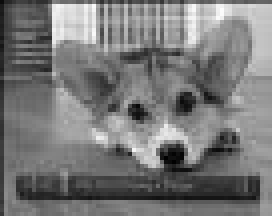
#> input picture Lab7/small-img.jpg, 68 x 54 px (shown 4 times larger)
$ jupyter execute --allow-errors Lab7.ipynb   (shell and % lines are left out)
#> lines starting #> are read from the running program, lines starting #| are printed output that depends on the picture
# Lab 7: Multirate Signal Processing and Signal Processing Applications
## Due Date: 05/02 @11:59pm

We will primarily focus on multirate signal processing - upsampling and downsampling - in this lab. We will wrap up the lab with a look at a signal processing application beyond the scope of ECE 310, but of interest in future signal processing courses.

## Multirate Signal Processing

In many signal processing applications, we would like to change the sampling rate of our digital system. This could mean either reducing or increasing our effective sampling rate. One possibility is to perform digital-to-analog (D/A) conversion, then resample our signal in the time domain to the desired rate. However, this process requires access to the desired resampling circuitry in addition to potential artifacts introduced by the D/A conversion and quantization effects when resampling the signal.

The preferred method is to perform rate conversion in the discrete sample domain. We may increase our sampling rate via a process known as upsampling or interpolation, while we may decrease our sampling rate using downsampling or decimation. In the following background sections, we will discuss the mathematical construction of upsampling and downsampling, and also discuss some practical considerations that must be made when working on multirate signal processing.

## Upsampling

Upsampling (or interpolation) by an integer factor of $U$ is accomplished by interpolating $U-1$ zeros between every entry in our original sequence. Let $x[n]$ be our original signal. Then our upsampled signal $y[n]$ will be as follows:

$$
y[n] = \begin{cases}
x\left[\frac{n}{U}\right],\quad n = \pm U, 2U, \ldots, kU\\
0, \quad \textrm{else}\\
\end{cases}
$$

$$
y[n] = \left[x[0]\quad\underbrace{0\quad 0\quad\ldots\quad0}_{U-1\textrm{ zeros}}\quad x[1]\quad\underbrace{0\quad 0\quad\ldots\quad0}_{U-1\textrm{ zeros}}\quad x[2]\quad\ldots\quad\right]
$$

The resulting DTFT for $y[n]$ may be derived as follows:

$$
Y_d(\omega) = \sum_{n=-\infty}^\infty y[n]e^{-j\omega n}
$$

$$
= \sum_{n=-\infty}^\infty x[n] e^{-j\omega nU}
$$

$$
Y_d(\omega) = X_d(U\omega).
$$

The second line above follows from the definition of $y[n]$ since the $n$'th value of $x[n]$ is actually the $Un$'th value of $y[n]$ and all other values of $y[n]$ are zero. Thus we see the resulting spectrum will be "compressed" along the frequency axis by a factor of $U$ while maintaining the same height. The issue here is that some of our adjacent $2\pi$ periodic copies of $X_d(\omega)$ will cross over into the central copy of $Y_d(\omega)$ after upsampling. This is readily apparent when we check that $Y_d(\pi) = X_d(\pi U)$, which must be greater than the $\pi$ limits of our central copy.

The simple solution is to place a low-pass filter after our upsampler to make sure we only extract the frequencies corresponding to the central copy of our original spectrum. We see that the bandwidth of this filter should be such that our cutoff frequency $\omega_c$ maps to $\pi$ in our original specturm $X_d(\omega)$. Thus, we would like $\omega_c = \frac{\pi}{U}$. Formally, our low-pass filter $A(\omega)$ will be given by

$$
A(\omega) = \begin{cases}
1, \quad |\omega| \leq \frac{\pi}{U}\\
0, \quad \frac{\pi}{U} < |\omega| \leq \pi\\
\end{cases}.
$$

This low-pass filter accomplishes the very important task of interpolating over the zeros we placed in between our original signal values. Think of the low-pass filter as "filling in the blanks" or inferring the newly interpolated information. In summary, upsampling by a factor $U$ involves interpolating $U-1$ zeros between each sample in our original signal and then low-pass filtering with a cutoff frequency of $\frac{\pi}{U}$ to prevent the inclusion of spurious frequencies presented by adjacent DTFT copies in the original signal.

## Downsampling

Downsampling (or decimation) by an integer factor $D$ is performed by only keeping every $D$'th sample in the original signal. Let $x[n]$ be our original signal. Our downsampled signal $y[n]$ is given by

$$
y[n] = x[Dn]
$$

$$
y[n] = \left[x[0]\quad x[D]\quad x[2D]\quad\ldots\quad\right]
$$

We will skip the derivation of $Y_d(\omega)$ since it is more involved than the derivation for the interpolation case. Refer to your ECE 310 textbook for the full details. The DTFT of our decimated signal $Y_d(\omega)$ is given by

$$
Y_d(\omega) = \frac{1}{D}\sum_{k=0}^{D-1}X_d\left(\frac{\omega - 2\pi k}{D}\right).
$$

Qualitatively, we see that the input spectrum will be scaled down by a factor of $\frac{1}{D}$ and the frequency axis is stretched by a factor of $D$. It is very important, however, to note that the above form assumes an appropriate anti-aliasing filter has been applied to the input signal prior to decimation. What should this filter look like? The anti-aliasing filter should remove all frequencies that would push into adjacent DTFT copies after decimation and cause aliasing. We know that the frequency axis will expand by a factor of $D$; thus, we know any frequencies beyond $\frac{\pi}{D}$ would stretch beyond $\pi$ and alias. Consequently, our anti-aliasing filter $H(\omega)$ should have the following form:

$$
H(\omega) = \begin{cases}
1, \quad |\omega| \leq \frac{\pi}{D}\\
0, \quad \frac{\pi}{D} < |\omega| \leq \pi\\
\end{cases}.
$$

We observe that if we have a multirate signal processing system that interpolates and decimates by the same factor, we will be able to use one filter for both upsampling and downsampling! The difference, of course, is that we filter before decimation and after interpolation. In summary, downsampling by a factor of $D$ requires us to first apply a low-pass anti-aliasing filter with cutoff frequency $\frac{\pi}{D}$ then discard (or decimate) every sample that is not located at a multiiple of $D$.

## Rate Conversion by $\frac{U}{D}$

One final topic we should mention is the concatenation of multiple rate conversion systems to achieve an arbitrary sampling rate. Suppose we would like to increase our sampling rate by a non-integer factor like $\frac{4}{3}$. How can you interpolate $\frac{1}{3}$ of a zero? You cannot! Instead, we may accomplish this new sampling rate by first upsampling by a factor of 4, then downsampling by a factor of 3. Furthermore, note that in this case the post-interpolation filter will have a cutoff frequency of $\frac{\pi}{4}$ and thus eliminate the need for our anti-aliasing filter before decimation since $\frac{\pi}{4}<\frac{\pi}{3}$! We may achieve any new sampling rate by the same procedure with appropriate anti-aliasing filters.

[cell 1]
#import libraries
import numpy as np
import matplotlib.pyplot as plt

from scipy import signal
from skimage.io import imread
from skimage.io import imsave

#Provided function with triangle magnitude spectrum
def toy_signal(w_c):
    N = 1000
    gain = 2*np.pi/w_c
    return gain * np.array([(np.sin(w_c/2*(n+1))/(np.pi*(n+1)))**2 if n+1 != 0 else (w_c/(2*np.pi))**2 for n in range(-N,N+1)])

## Exercise 1: Upsampling

We will begin by exploring and verifying the above theoretical discussion regarding upsampling.

a. Fill in the below function $\textrm{upsample}(U,x)$ to perform interpolation by a factor of $U$ on an input signal $x$. Verify your function correctly interpolates zeros by printing the provided test signal before and after upsampling for some integer $U$.

b. The provided function $\textrm{toy_signal}(\omega_c)$ creates a toy signal that has a triangular magnitude response with bandwidth $\omega_c$. More precisely, if our toy signal is given by $x$, the magnitude of the DTFT of this toy signal will be

$$
|X_d(\omega)| = \begin{cases}
-\left|\frac{\omega}{\omega_c}\right| + 1\,\quad |\omega| \leq \omega_c\\
0,\quad \omega_c \leq |\omega| \leq \pi\\
\end{cases}.
$$

Use the provided toy signal function to create a signal with bandwidth $\frac{\pi}{2}$ ($\omega_c = \frac{\pi}{2}$). Upsample this toy signal by a factor of $U=3$. Plot the magnitude of the FFT of the original and upsampled toy signals on separate subplots using $\textrm{np.fft.fft()}$. Hint: use $\textrm{np.fft.fftshift()}$ to zero-center the frequency spectrum and $\textrm{np.linspace()}$ to create your frequencies from $-\pi$ to $\pi$ for plotting.

c. Fill in the below function $\textrm{lowpass}(C)$ to create an appropriate low-pass filter that should follow interpolation by a factor of $C$. You may use $\textrm{signal.remez()}$ like in Lab 6 for Parks-McClellan filter design of a length 50 filter. You may also assume a transition bandwidth of $\frac{\pi}{10}$ (0.1 in normalized frequency). Apply your low-pass filter to your upsampled toy signal from part 1.(b). Plot the magnitude of the FFT of the filtered signal to verify the spurious DTFT copies have been removed by your filter. $\textbf{Note that this filtering function will also work as an anti-aliasing filter for decimation by a factor of } D$.

[cell 2]
#Fill in this function for part 1.a:
def upsample(U,x):
    upsampled = np.zeros(len(x) * U - 1)
    upsampled[::U] = x
    return upsampled

#Fill in this function for part 1.c:
def lowpass(C):
    bands = [0, (1/C) - 0.05, (1/C) + 0.05, 1]
    desired = [1, 0]
    lpf = signal.remez(50, bands, desired, fs = 2)
    return lpf

#Test code for part 1.a:
test_signal = np.array([1,2,3,4,5,6])
test_result = upsample(2, test_signal)
print('Original: ', test_signal)
print('Upsampled: ', test_result)

#Code for part 1.b:
up_toy = upsample(3, toy_signal(np.pi/2))
toy_fft = np.fft.fftshift(np.fft.fft(toy_signal(np.pi/2)))
up_fft = np.fft.fftshift(np.fft.fft(up_toy))
toy = np.linspace(-np.pi, np.pi, len(toy_fft))
up = np.linspace(-np.pi, np.pi, len(up_fft))

plt.figure(figsize = (16, 5))
plt.subplot(121)
plt.title("Toy Signal")
plt.xlabel("w")
plt.ylabel("Magnitude")
plt.plot(toy, abs(toy_fft))

plt.subplot(122)
plt.title("Upsampled Toy Signal")
plt.xlabel("w")
plt.ylabel("Magnitude")
plt.plot(up, abs(up_fft))

#Code for part 1.c:
lpf = lowpass(3)
fft_filter = np.fft.fftshift(np.fft.fft(np.convolve(up_toy, lpf)))
lpf_w = np.linspace(-np.pi, np.pi, len(fft_filter))

plt.figure(figsize=(16,5))
plt.title("Magnitude of the FFT of the Filtered Signal")
plt.xlabel("w")
plt.ylabel("Magnitude")
plt.plot(lpf_w, abs(fft_filter))
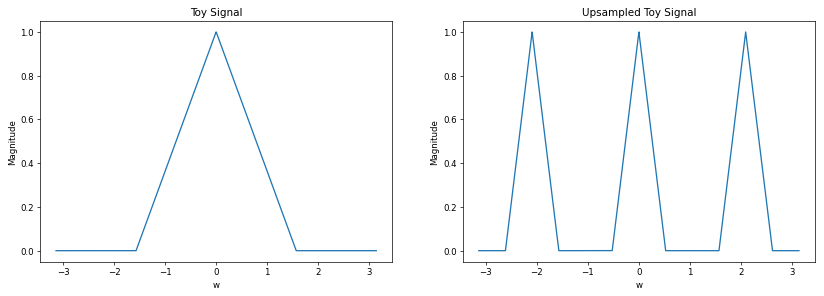
#> figure drawn by matplotlib, 2 panels; panel 1: curve peaks at x = 0, y = 1; panel 2: curve peaks at x = 0.000524, y = 1
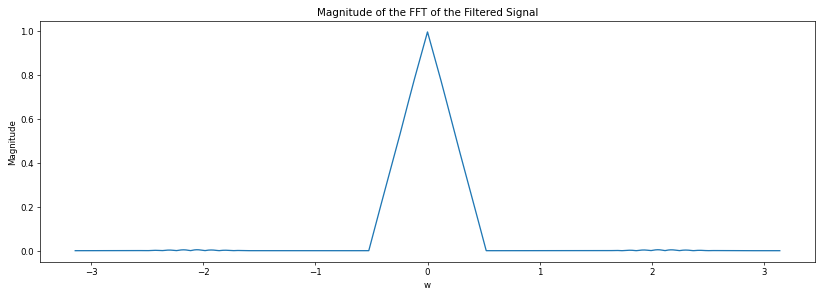
#> figure drawn by matplotlib, 1 panel; curve peaks at x = 0, y = 0.995

## Exercise 2: Downsampling

Now we will turn our attention to downsampling.

a. Fill in the below function $\textrm{downsample}(D,x)$ to perform decimation by a factor of $D$ on an input signal $x$. Verify your function correctly decimates by printing the provided test signal before and after downsampling for some integer $D$.

b. Use the provided toy signal function to create a signal with bandwidth $\frac{\pi}{2}$. Downsample this toy signal by a factor of $D=2$. Plot the magnitude of the FFT of the original and downsampled toy signals on separate subplots using $\textrm{np.fft.fft()}$ (do not forget to use $\textrm{np.fft.fftshift()}$ to center you FFT!). Do not worry about anti-aliasing filtering.

c. Use the provided toy signal function to create a signal with bandwidth $\frac{\pi}{2}$. Downsample this toy signal by a factor of $D=3$. Plot the magnitude of the FFT of the original and downsampled toy signals on separate subplots using $\textrm{np.fft.fft()}$. Do not worry about anti-aliasing filtering. Explain what is happening in the magnitude of the decimated signal's FFT.

d. Finally, let's use our upsampling, downsampling, and filtering functions to perform sampling rate conversion by a factor of $\frac{3}{5}$. This may be accomplished with two different schemes: downsampling followed by upsampling or upsampling followed by downsampling. These two schemes are not necessarily equivalent for a given input signal! Perform sampling rate conversion by a factor of $\frac{3}{5}$ using both schemes on a toy signal with bandwidth $\frac{\pi}{2}$. Plot the magnitude of the FFT for the final system output for each scheme. What are the differences between the two outputs? Which scheme do you think works best? Why? Note: remember to apply appropriate anti-aliasing and post-interpolation filters before and after downsampling and upsampling, respectively!

[cell 3]
#Fill in this function for part 2.a:
def downsample(D,x):
    downsampled = x[::D]
    return downsampled

#Test code for part 2.a:
test_signal = np.array([1,2,3,4,5,6])
test_result = downsample(2, test_signal)
print('Original: ', test_signal)
print('Downsampled: ', test_result)

#Code for part 2.b:
down_toy2 = downsample(2, toy_signal(np.pi/2))
toy_fft2 = np.fft.fftshift(np.fft.fft(toy_signal(np.pi/2)))
down_fft2 = np.fft.fftshift(np.fft.fft(down_toy2))
toy2 = np.linspace(-np.pi, np.pi, len(toy_fft2))
down2 = np.linspace(-np.pi, np.pi, len(down_fft2))

plt.figure(figsize = (16, 5))
plt.subplot(121)
plt.title("Toy Signal")
plt.xlabel("w")
plt.ylabel("Magnitude")
plt.plot(toy2, abs(toy_fft2))

plt.subplot(122)
plt.title("Downsampled Toy Signal")
plt.xlabel("w")
plt.ylabel("Magnitude")
plt.plot(down2, abs(down_fft2))

#Code for part 2.c:
down_toy2c = downsample(3, toy_signal(np.pi/2))
toy_fft2c = np.fft.fftshift(np.fft.fft(toy_signal(np.pi/2)))
down_fft2c = np.fft.fftshift(np.fft.fft(down_toy2c))
toy2c = np.linspace(-np.pi, np.pi, len(toy_fft2c))
down2c = np.linspace(-np.pi, np.pi, len(down_fft2c))

plt.figure(figsize = (16, 5))
plt.subplot(121)
plt.title("Toy Signal")
plt.xlabel("w")
plt.ylabel("Magnitude")
plt.plot(toy2c, abs(toy_fft2c))

plt.subplot(122)
plt.title("Downsampled Toy Signal")
plt.xlabel("w")
plt.ylabel("Magnitude")
plt.plot(down2c, abs(down_fft2c))

#Code for part 2.d:
up = upsample(3, toy_signal(np.pi/2))
lpf = lowpass(3)
res = np.fft.fftshift(np.fft.fft(downsample(5, np.convolve(up, lpf))))
lpf_w = np.linspace(-np.pi, np.pi, len(res))

plt.figure(figsize = (16,5))
plt.subplot(121)
plt.title("Up-Down")
plt.xlabel("w")
plt.ylabel("Magnitude")
plt.plot(lpf_w, abs(res))

lpf = lowpass(5)
down = downsample(5,np.convolve(toy_signal(np.pi/2), lpf))
up = upsample(3, down)
lpf = lowpass(3)

res = np.absolute(np.fft.fftshift(np.fft.fft(np.convolve(up, lpf))))
lpf_w = np.linspace(-np.pi, np.pi, len(res))

plt.subplot(122)
plt.title("Down-Up")
plt.xlabel("w")
plt.ylabel("Magnitude")
plt.plot(lpf_w, abs(res))
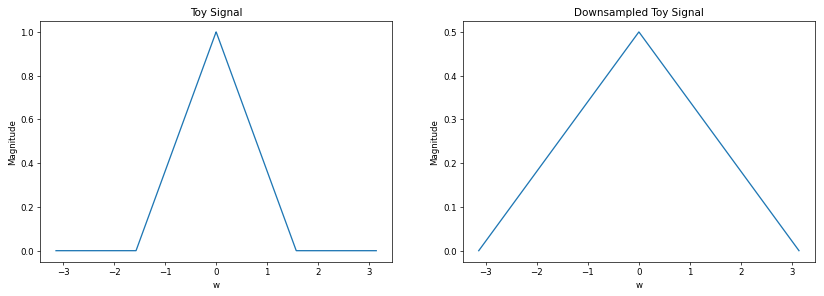
#> figure drawn by matplotlib, 2 panels; panel 1: curve peaks at x = 0, y = 1; panel 2: curve peaks at x = 0, y = 0.5
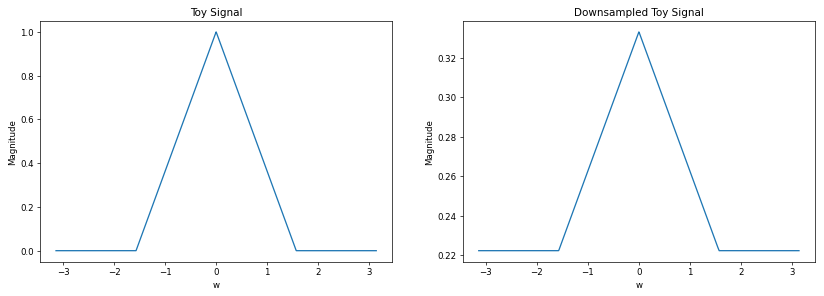
#> figure drawn by matplotlib, 2 panels; panel 1: curve peaks at x = 0, y = 1; panel 2: curve peaks at x = 0, y = 0.333
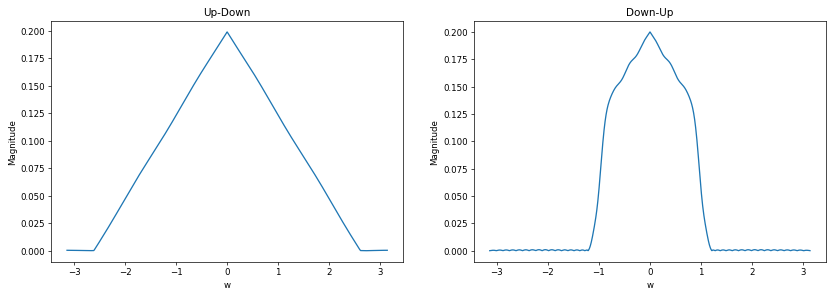
#> figure drawn by matplotlib, 2 panels; panel 1: curve peaks at x = 0, y = 0.199; panel 2: curve peaks at x = 0.00246, y = 0.2
#> further down, small_img is the input picture: shape (54, 68); min 0, max 252, mean 120.1

Comments for part 2.c:
The magnitude becomes the 1/D of the original because of Y(w) = (1/D)(Summation of X((w-2*pi*k)/D) from k=0 to D-1)

Comments for part 2.d:
Up then Down works better since after upsampling there is more data to downsample it again. If downsampling first, some data is discarded.

## Image Resizing

One common application of multirate signal processing is image resizing. Have you ever considered what happens when you stretch or shrink an image while placing images in a document? This operation extends our previous discussion of decimation and interpolation to two dimensions. For this lab, we will focus on increasing the size of a small image.

To upsample an image, we interpolate zeros like we would for a 1D signal, except we now do this is along both the rows and columns. In this exercise, we assume we will upsample by the same factor for both rows and columns (maintain aspect ratio) though it is not difficult to extend these concepts to unique scaling for rows and columns. Consider the following example where $x$ is our original image and $y$ is the result of upsampling by a factor of two along the rows and columns:

$$
x = \begin{bmatrix}
1 & 9 & 5\\
5 & 3 & 5\\
7 & 9 & 1\\
\end{bmatrix}\quad
y = \begin{bmatrix}
1 & 0 & 9 & 0 & 5 & 0\\
0 & 0 & 0 & 0 & 0 & 0\\
5 & 0 & 3 & 0 & 5 & 0\\
0 & 0 & 0 & 0 & 0 & 0\\
7 & 0 & 9 & 0 & 1 & 0\\
0 & 0 & 0 & 0 & 0 & 0\\
\end{bmatrix}
$$

### Nearest Neighbor Interpolation
After upsampling our image, we must consider how we can fill in these new blank values. We will consider two options in this lab: nearest neighbor and bilinear intperpolation. Nearest neighbor interpolation works based on the simple assumption that the nearest original pixel is the best guess for the interpolated pixel. The assignment rule is as follows

$$
y(i,j) = x\left(\left\lfloor \frac{i}{U} \right\rfloor,\left\lfloor \frac{j}{U} \right\rfloor\right),
$$

$$
\textrm{1D Example:}\quad \begin{bmatrix}
1 & 0 & 0 & 10 & 0 & 0 & 4\\
\end{bmatrix} \rightarrow \textrm{nearest neighbor interpolation}\rightarrow
\begin{bmatrix}
1 & 1 & 1 & 10 & 10 & 10 & 4\\
\end{bmatrix}
$$

where $U$ is our upsampling factor and $\lfloor\cdot\rfloor$ is the floor operator. If we apply nearest neighbor interpolation to our upsampled image $y$, we have the following interpolated image $z_{nn}$:

$$
z_{nn} = \begin{bmatrix}
1 & 1 & 9 & 9 & 5 & 5\\
1 & 1 & 9 & 9 & 5 & 5\\
5 & 5 & 3 & 3 & 5 & 5\\
5 & 5 & 3 & 3 & 5 & 5\\
7 & 7 & 9 & 9 & 1 & 1\\
7 & 7 & 9 & 9 & 1 & 1\\
\end{bmatrix}.
$$

### Bilinear Interpolation
Bilinear interpolation is a little more complicated. Let's first consider linear interpolation in one dimension. Linear interpolation makes the assumption that adjacent original values may be connected with a straight line. The interpolated values will be assigned according to the value of the line at that interpolation location. We have actually already had experience with linear interpolation. When we plot lines in Python using Matplotlib, the points are connected using linear interpolation! Let's consider a toy 1D example of linear interpolation on a signal $a$:

$$
a = \begin{bmatrix}
1 & 0 & 0 & 10 & 0 & 0 & 4\\
\end{bmatrix} \rightarrow \textrm{linear interpolation}\rightarrow
\begin{bmatrix}
1 & 4 & 7 & 10 & 8 & 6 & 4\\
\end{bmatrix}
$$

Mathematically, if we would like to interpolate between indices $i$ and $j$ in our toy signal $a$ at index $k$ such that $i < k < j$, we will assign the value at $k$ as follows (assuming upsampling by $U$):

$$
\large{a[k] = \underbrace{(k-i)}_{\Delta x} \cdot \underbrace{\frac{a[j] - a[i]}{U}}_{\frac{\Delta y}{\Delta x}\textrm{ or slope}} + \underbrace{a[i]}_{\textrm{offset/intercept}}}.
$$

This equation should remind you of an equation of a line where we have a slope, intercept, and an independent variable in the distance from the first index $i$. Now if we would like to expand linear interpolation to become bilinear interpolation, we may simply perform linear interpolation at each row and at each column: the order does not matter! The below figure demonstrates bilinear interpolation via rows-then-colums and columns-then-rows to verify they produce the same result. $\textbf{Note that we will assume any values outside the image are zero!}$

$$
y = \begin{bmatrix}
1 & 0 & 9 & 0 & 5 & 0\\
0 & 0 & 0 & 0 & 0 & 0\\
5 & 0 & 3 & 0 & 5 & 0\\
0 & 0 & 0 & 0 & 0 & 0\\
7 & 0 & 9 & 0 & 1 & 0\\
0 & 0 & 0 & 0 & 0 & 0\\
\end{bmatrix} \rightarrow\textrm{rows}\rightarrow
\begin{bmatrix}
1 & 5 & 9 & 7 & 5 & 2.5\\
0 & 0 & 0 & 0 & 0 & 0\\
5 & 4 & 3 & 4 & 5 & 2.5\\
0 & 0 & 0 & 0 & 0 & 0\\
7 & 8 & 9 & 5 & 1 & 0.5\\
0 & 0 & 0 & 0 & 0 & 0\\
\end{bmatrix} \rightarrow\textrm{columns}\rightarrow
\begin{bmatrix}
1 & 5 & 9 & 7 & 5 & 2.5\\
3 & 4.5 & 6 & 5.5 & 5 & 2.5\\
5 & 4 & 3 & 4 & 5 & 2.5\\
6 & 6 & 6 & 4.5 & 3 & 1.5\\
7 & 8 & 9 & 5 & 1 & 0.5\\
3.5 & 4 & 4.5 & 2.5 & 0.5 & 0.25\\
\end{bmatrix}
$$

$$
y = \begin{bmatrix}
1 & 0 & 9 & 0 & 5 & 0\\
0 & 0 & 0 & 0 & 0 & 0\\
5 & 0 & 3 & 0 & 5 & 0\\
0 & 0 & 0 & 0 & 0 & 0\\
7 & 0 & 9 & 0 & 1 & 0\\
0 & 0 & 0 & 0 & 0 & 0\\
\end{bmatrix} \rightarrow\textrm{columns}\rightarrow
\begin{bmatrix}
1 & 0 & 9 & 0 & 5 & 0\\
3 & 0 & 6 & 0 & 5 & 0\\
5 & 0 & 3 & 0 & 5 & 0\\
6 & 0 & 6 & 0 & 3 & 0\\
7 & 0 & 9 & 0 & 1 & 0\\
3.5 & 0 & 4.5 & 0 & 0.5 & 0\\
\end{bmatrix}\rightarrow\textrm{rows}\rightarrow
\begin{bmatrix}
1 & 5 & 9 & 7 & 5 & 2.5\\
3 & 4.5 & 6 & 5.5 & 5 & 2.5\\
5 & 4 & 3 & 4 & 5 & 2.5\\
6 & 6 & 6 & 4.5 & 3 & 1.5\\
7 & 8 & 9 & 5 & 1 & 0.5\\
3.5 & 4 & 4.5 & 2.5 & 0.5 & 0.25\\
\end{bmatrix}
$$

## Exercise 3: Image Resizing

We have provided a small test image named ``small-img.jpg`` (shown below) that we would like to upsample.

a. Fill in the $\textrm{upsample_image}$ function below which will interpolate zeros to perform 2D upsampling. We will assume that we are upsampling our image by the same factor $U$ in both dimensions. You may re-use your $\textrm{upsample()}$ function from Exercise 1 or write new upsampling code here. Apply your upsampling code to the small image with $U=8$ and plot the result.

b. Fill in the $\textrm{nn()}$ function below, which performs nearest neighbor interpolation on an upsampled 1D-signal. Print the provided test signal and the result of applying your nearest neighbor interpolation function on the test signal. Hint: one possible solution is to convolve with a length $U$ filter. Consider what this filter may look like to perform nearest neighbor interpolation. Think about a zero-order hold!

c. Fill in the $\textrm{linear()}$ function below, which performs linear interpolation on an upsampled 1D-signal. Print the provided test signal and the result of applying your linear interpolation function on the test signal. Hint: one possible solution is to convolve with a length $2U-1$ filter. Consider what this filter may look like to perform linear interpolation. Think about a first-order hold!

d. Apply your nearest neighbor and linear interpolation functions to the your upsampled image. Note that you may simply apply each function along the rows and columns separately to perform 2D nearest neighbor inteprolation and bilinear interpolation. Plot the two resulting images and comment on the differences. We recommend you make two copies of the upsampled image to separate your nearest neighbor and bilinear inteprolation computation/results.

[cell 4]
#Fill in this function for part 3.a:
def upsample_image(U,img):
#> called with U = 8
    n_rows, n_cols = img.shape
    up_img = np.zeros((n_rows * U, n_cols * U))
    for i in range(n_rows):
        for j in range(n_cols):
            up_img[U * i, U * j] = img[i, j]
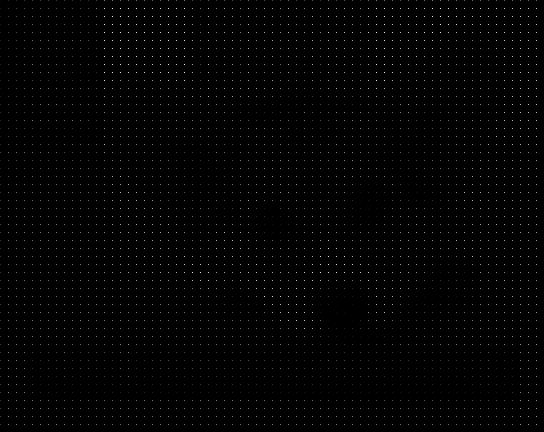
#> up_img: shape (432, 544) float64; min 0, max 252, mean 1.9
    return up_img

#Fill in this function for part 3.b
#Assume x has already been upsampled
def nn(U,x):
#> called with U = 3, x = array of shape (9,)
    y = np.zeros(len(x))
    for i in range(len(x)):
        y[i] = x[U * int (i / U)]
#> (the rest of the program and of its run is left out)
